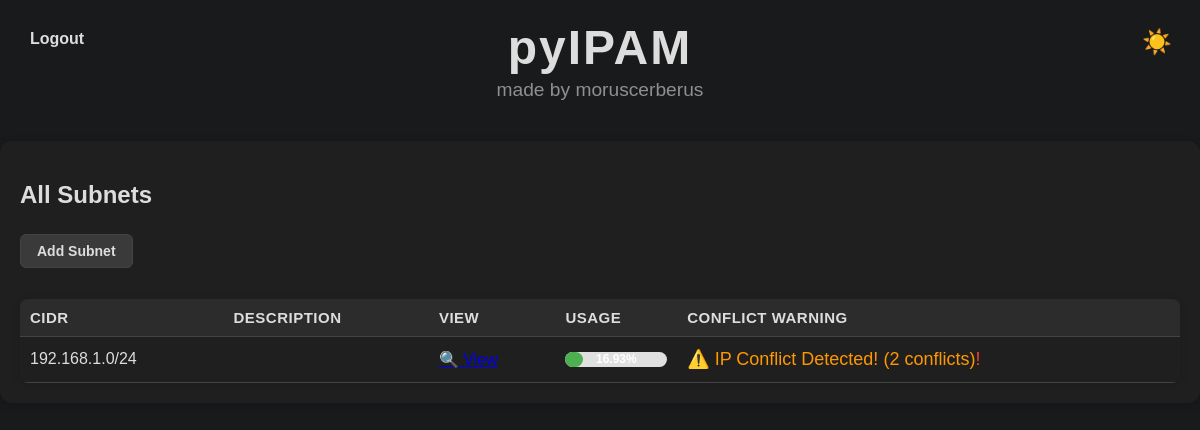
Screenshot of / (signed in) with the database file from the repository.
### app.py (models this page shows)
class Subnet(db.Model):
    id = db.Column(db.Integer, primary_key=True)
    cidr = db.Column(db.String(50), unique=True, nullable=False)
    description = db.Column(db.String(200))
    ips = db.relationship('IPAddress', backref='subnet', lazy=True)

### app.py (the view)
@app.route('/')
def index():
    if 'user_id' not in session:  # Check if the user is logged in
        return redirect(url_for('login'))  # Redirect to login if not authenticated
    subnets = Subnet.query.all()
    for subnet in subnets:
        total_ips = len(subnet.ips)
        used_ips = len([ip for ip in subnet.ips if ip.status == 'used'])
        subnet.used_percentage = round((used_ips / total_ips) * 100, 2) if total_ips > 0 else 0
        conflicts = db.session.query(IPAddress.hostname).filter_by(subnet_id=subnet.id).group_by(IPAddress.hostname).having(db.func.count(IPAddress.id) > 1).all()
        subnet.ip_conflict_count = len(conflicts)  # Store the number of conflicts
    return render_template('index.html', subnets=subnets)

### templates/index.html (shortened to what this page needs)
<!DOCTYPE html>
<html lang="en">
<head>
    <link rel="stylesheet" href="{{ url_for('static', filename='css/style.css') }}">
</head>
<body>
<header class="app-header">
    <h1 class="app-title">pyIPAM</h1>
    <p class="app-subtitle">made by moruscerberus</p>
</header>
<a href="{{ url_for('logout') }}" class="logout-btn">
     Logout
</a>
<button id="darkToggle" class="dark-toggle" title="Toggle Dark Mode">🌙</button>
<div class="container">
    <h2>All Subnets</h2>
    <button id="addSubnetBtn" class="scan-btn">Add Subnet</button>
    <table>
        <thead>
            <tr>
                <th>CIDR</th>
                <th>Description</th>
                <th>View</th>
                <th>Usage</th>
                <th>Conflict Warning</th>
            </tr>
        </thead>
        <tbody>
            {% for subnet in subnets %}
            <tr>
                <td>{{ subnet.cidr }}</td>
                <td>{{ subnet.description }}</td>
                <td>
                    <a href="{{ url_for('view_subnet', subnet_id=subnet.id) }}">
                        🔍 View
                    </a>
                </td>
                <td>
                    <div class="progress-container">
                        <div class="progress-bar" style="width: {{ subnet.used_percentage }}%;"></div>
                        <span class="progress-label">{{ subnet.used_percentage }}%</span>
                    </div>
                </td>
                <td>
                    {% if subnet.ip_conflict_count > 0 %}
                    <a href="{{ url_for('view_conflicts', subnet_id=subnet.id) }}" class="warning-icon">
                        ⚠️ IP Conflict Detected! ({{ subnet.ip_conflict_count }} conflicts)
                    </a>
                    {% endif %}
                </td>
            </tr>
            {% endfor %}
        </tbody>
    </table>
</div>
</body>
</html>

### static/css/style.css (style rules this page uses)
:root { --bg-color: #f4f6f8; --text-color: #333; --table-bg: #ffffff; --table-header-bg: #f0f0f0; --input-bg: #ffffff; --border-color: #ccc; --link-color: #2c7be5; --toast-bg: #323232; --button-bg: #e0e0e0; --button-hover: #cfcfcf; --reset-btn-bg: #f44336; --reset-btn-hover: #d32f2f; }
body.dark-mode { --bg-color: #181a1b; --text-color: #ddd; --table-bg: #1f1f1f; --table-header-bg: #2c2c2c; --input-bg: #2b2b2b; --border-color: #444; --link-color: #5294e2; --toast-bg: #222; --button-bg: #3a3a3a; --button-hover: #555; --reset-btn-bg: #f44336; --reset-btn-hover: #d32f2f; }
body { font-family: Arial, sans-serif; margin: 0; padding: 0; background-color: var(--bg-color); color: var(--text-color); transition: background-color 0.4s ease, color 0.4s ease; }
.container { max-width: 1200px; margin: 40px auto; padding: 20px; background: var(--table-bg); border-radius: 12px; box-shadow: 0 2px 10px rgba(0,0,0,0.2); }
h2, h3 { color: var(--text-color); margin-bottom: 15px; }
.app-header { text-align: center; margin-top: 20px; margin-bottom: 30px; }
.app-title { font-size: 3rem; font-weight: bold; color: var(--text-color); margin: 0; letter-spacing: 2px; }
.app-subtitle { font-size: 1.2rem; color: var(--text-color); opacity: 0.6; margin: 4px 0 0; }
table { width: 100%; border-collapse: collapse; margin-top: 15px; background-color: var(--table-bg); border-radius: 8px; overflow: hidden; box-shadow: 0 2px 10px rgba(0,0,0,0.1); transition: background-color 0.4s ease; }
th, td { padding: 10px; text-align: left; border-bottom: 1px solid var(--border-color); vertical-align: middle; transition: background-color 0.4s, color 0.4s, border-color 0.4s; }
thead { background-color: var(--table-header-bg); font-weight: bold; text-transform: uppercase; font-size: 15px; letter-spacing: 0.5px; }
button { padding: 8px 16px; font-size: 14px; font-weight: 600; background-color: var(--button-bg); color: var(--text-color); border: 1px solid var(--border-color); border-radius: 6px; cursor: pointer; transition: background 0.3s ease, transform 0.1s ease; }
.scan-btn { margin-top: 10px; margin-bottom: 16px; }
.dark-toggle { position: absolute; top: 20px; right: 20px; font-size: 24px; background-color: transparent; color: var(--text-color); border: none; cursor: pointer; padding: 8px; border-radius: 50%; transition: background-color 0.2s, transform 0.2s; z-index: 999; }
.progress-container { width: 100%; height: 15px; background-color: #e0e0e0; border-radius: 8px; margin: 5px 0; position: relative; }
.progress-bar { height: 100%; background-color: #4caf50; border-radius: 8px; position: relative; }
.progress-label { position: absolute; top: 0; right: 0; bottom: 0; left: 0; font-size: 12px; font-weight: bold; color: white; display: flex; align-items: center; justify-content: center; z-index: 1; }
.warning-icon { color: #ff9800; font-size: 16px; text-decoration: none; cursor: pointer; }
.warning-icon { font-size: 18px; cursor: pointer; display: inline-flex; align-items: center; }
.warning-icon::after { content: " !"; color: #f44336; }
.logout-btn { position: absolute; top: 20px; left: 20px; display: flex; align-items: center; background-color: transparent; color: var(--text-color); font-size: 16px; font-weight: bold; text-decoration: none; border: none; cursor: pointer; padding: 10px; border-radius: 6px; transition: background-color 0.3s ease, transform 0.2s ease; z-index: 999; }

### rows the page displays
Subnet: cidr "192.168.1.0/24", used_percentage "16.93", ip_conflict_count "2"
